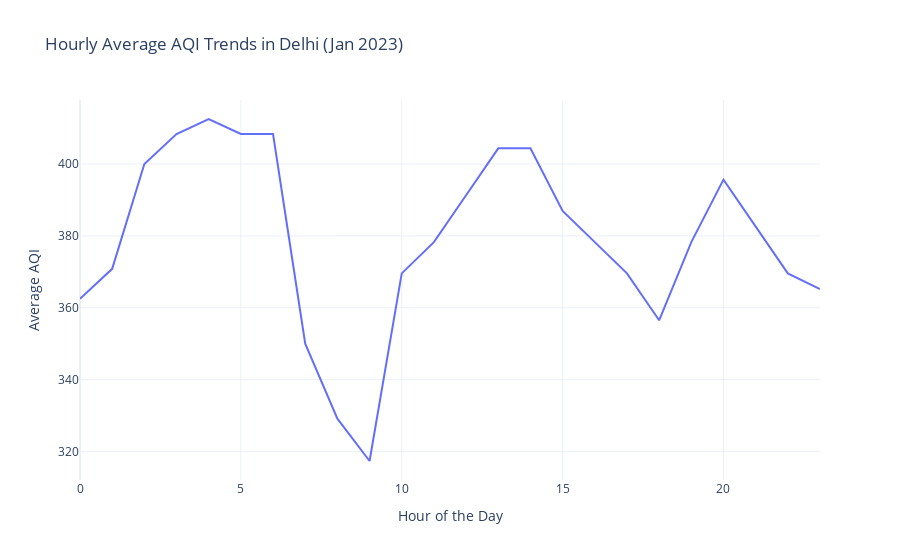

Source (notebook cell):
### Code cell
# Extract the hour from the date
df['Hour'] = pd.to_datetime(df['date']).dt.hour

# Calculate hourly average AQI
hourly_avg_aqi = df.groupby('Hour')['AQI'].mean().reset_index()

# Create a line plot for hourly trends in AQI
fig = px.line(hourly_avg_aqi, x='Hour', y='AQI', 
              title='Hourly Average AQI Trends in Delhi (Jan 2023)')
fig.update_xaxes(title="Hour of the Day")
fig.update_yaxes(title="Average AQI")
fig.show()

### Figure 1 — Plotly figure (JSON) as saved in the notebook; plotly's stock layout.template omitted (floating-point values rounded to 4 significant figures)
{"data": [{"hovertemplate": "Hour=%{x}<br>AQI=%{y}<extra></extra>", "legendgroup": "", "line": {"color": "#636efa", "dash": "solid"}, "marker": {"symbol": "circle"}, "mode": "lines", "name": "", "orientation": "v", "showlegend": false, "type": "scatter", "x": [0, 1, 2, 3, 4, 5, 6, 7, 8, 9, 10, 11, 12, 13, 14, 15, 16, 17, 18, 19, 20, 21, 22, 23], "xaxis": "x", "y": [362.5, 370.8, 400, 408.3, 412.5, 408.3, 408.3, 350, 329.2, 317.4, 369.6, 378.3, 391.3, 404.3, 404.3, 387.0, 378.3, 369.6, 356.5, 378.3, 395.7, 382.6, 369.6, 365.2], "yaxis": "y"}], "layout": {"autosize": true, "legend": {"tracegroupgap": 0}, "title": {"text": "Hourly Average AQI Trends in Delhi (Jan 2023)"}, "xaxis": {"anchor": "y", "autorange": true, "domain": [0, 1], "range": [0, 23], "title": {"text": "Hour of the Day"}, "type": "linear"}, "yaxis": {"anchor": "x", "autorange": true, "domain": [0, 1], "range": [312.1, 417.8], "title": {"text": "Average AQI"}, "type": "linear"}}}
